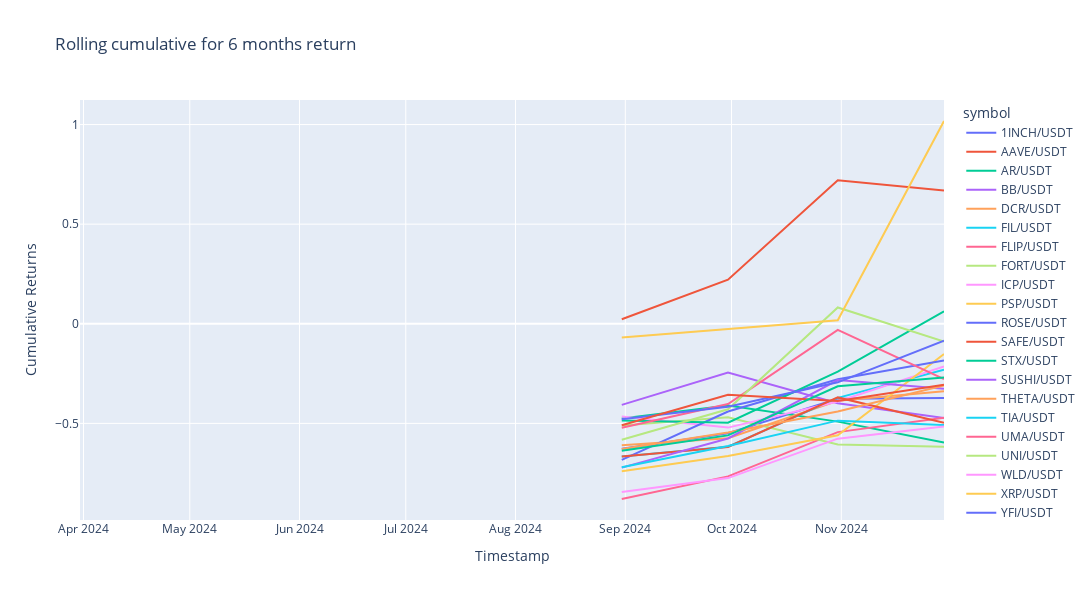

The notebook cell this image was saved under:
### Code cell
# Show cumulative return from past 6 months
fig = px.line(past_cum_return_df, x=past_cum_return_df.index, y=past_cum_return_df.columns, title="Rolling cumulative for 6 months return")
fig.update_layout(width=1200, height=600, xaxis_title="Timestamp", yaxis_title="Cumulative Returns")
fig.show()

### Figure 1 — Plotly figure (JSON) as saved in the notebook; plotly's stock layout.template omitted (floating-point values rounded to 4 significant figures)
{"data": [{"hovertemplate": "symbol=1INCH/USDT<br>timestamp=%{x}<br>value=%{y}<extra></extra>", "legendgroup": "1INCH/USDT", "line": {"color": "#636efa", "dash": "solid"}, "marker": {"symbol": "circle"}, "mode": "lines", "name": "1INCH/USDT", "orientation": "v", "showlegend": true, "type": "scatter", "x": ["2024-03-31T00:00:00+00:00", "2024-04-30T00:00:00+00:00", "2024-05-31T00:00:00+00:00", "2024-06-30T00:00:00+00:00", "2024-07-31T00:00:00+00:00", "2024-08-31T00:00:00+00:00", "2024-09-30T00:00:00+00:00", "2024-10-31T00:00:00+00:00", "2024-11-30T00:00:00+00:00"], "xaxis": "x", "y": [null, null, null, null, null, -0.6277, -0.5495, -0.3759, -0.372], "yaxis": "y"}, {"hovertemplate": "symbol=AAVE/USDT<br>timestamp=%{x}<br>value=%{y}<extra></extra>", "legendgroup": "AAVE/USDT", "line": {"color": "#EF553B", "dash": "solid"}, "marker": {"symbol": "circle"}, "mode": "lines", "name": "AAVE/USDT", "orientation": "v", "showlegend": true, "type": "scatter", "x": ["2024-03-31T00:00:00+00:00", "2024-04-30T00:00:00+00:00", "2024-05-31T00:00:00+00:00", "2024-06-30T00:00:00+00:00", "2024-07-31T00:00:00+00:00", "2024-08-31T00:00:00+00:00", "2024-09-30T00:00:00+00:00", "2024-10-31T00:00:00+00:00", "2024-11-30T00:00:00+00:00"], "xaxis": "x", "y": [null, null, null, null, null, 0.02293, 0.221, 0.7208, 0.669], "yaxis": "y"}, {"hovertemplate": "symbol=AR/USDT<br>timestamp=%{x}<br>value=%{y}<extra></extra>", "legendgroup": "AR/USDT", "line": {"color": "#00cc96", "dash": "solid"}, "marker": {"symbol": "circle"}, "mode": "lines", "name": "AR/USDT", "orientation": "v", "showlegend": true, "type": "scatter", "x": ["2024-03-31T00:00:00+00:00", "2024-04-30T00:00:00+00:00", "2024-05-31T00:00:00+00:00", "2024-06-30T00:00:00+00:00", "2024-07-31T00:00:00+00:00", "2024-08-31T00:00:00+00:00", "2024-09-30T00:00:00+00:00", "2024-10-31T00:00:00+00:00", "2024-11-30T00:00:00+00:00"], "xaxis": "x", "y": [null, null, null, null, null, -0.4752, -0.4101, -0.4911, -0.5957], "yaxis": "y"}, {"hovertemplate": "symbol=BB/USDT<br>timestamp=%{x}<br>value=%{y}<extra></extra>", "legendgroup": "BB/USDT", "line": {"color": "#ab63fa", "dash": "solid"}, "marker": {"symbol": "circle"}, "mode": "lines", "name": "BB/USDT", "orientation": "v", "showlegend": true, "type": "scatter", "x": ["2024-03-31T00:00:00+00:00", "2024-04-30T00:00:00+00:00", "2024-05-31T00:00:00+00:00", "2024-06-30T00:00:00+00:00", "2024-07-31T00:00:00+00:00", "2024-08-31T00:00:00+00:00", "2024-09-30T00:00:00+00:00", "2024-10-31T00:00:00+00:00", "2024-11-30T00:00:00+00:00"], "xaxis": "x", "y": [null, null, null, null, null, -0.407, -0.2449, -0.399, -0.4732], "yaxis": "y"}, {"hovertemplate": "symbol=DCR/USDT<br>timestamp=%{x}<br>value=%{y}<extra></extra>", "legendgroup": "DCR/USDT", "line": {"color": "#FFA15A", "dash": "solid"}, "marker": {"symbol": "circle"}, "mode": "lines", "name": "DCR/USDT", "orientation": "v", "showlegend": true, "type": "scatter", "x": ["2024-03-31T00:00:00+00:00", "2024-04-30T00:00:00+00:00", "2024-05-31T00:00:00+00:00", "2024-06-30T00:00:00+00:00", "2024-07-31T00:00:00+00:00", "2024-08-31T00:00:00+00:00", "2024-09-30T00:00:00+00:00", "2024-10-31T00:00:00+00:00", "2024-11-30T00:00:00+00:00"], "xaxis": "x", "y": [null, null, null, null, null, -0.61, -0.5743, -0.386, -0.3393], "yaxis": "y"}, {"hovertemplate": "symbol=FIL/USDT<br>timestamp=%{x}<br>value=%{y}<extra></extra>", "legendgroup": "FIL/USDT", "line": {"color": "#19d3f3", "dash": "solid"}, "marker": {"symbol": "circle"}, "mode": "lines", "name": "FIL/USDT", "orientation": "v", "showlegend": true, "type": "scatter", "x": ["2024-03-31T00:00:00+00:00", "2024-04-30T00:00:00+00:00", "2024-05-31T00:00:00+00:00", "2024-06-30T00:00:00+00:00", "2024-07-31T00:00:00+00:00", "2024-08-31T00:00:00+00:00", "2024-09-30T00:00:00+00:00", "2024-10-31T00:00:00+00:00", "2024-11-30T00:00:00+00:00"], "xaxis": "x", "y": [null, null, null, null, null, -0.6658, -0.6172, -0.372, -0.2307], "yaxis": "y"}, {"hovertemplate": "symbol=FLIP/USDT<br>timestamp=%{x}<br>value=%{y}<extra></extra>", "legendgroup": "FLIP/USDT", "line": {"color": "#FF6692", "dash": "solid"}, "marker": {"symbol": "circle"}, "mode": "lines", "name": "FLIP/USDT", "orientation": "v", "showlegend": true, "type": "scatter", "x": ["2024-03-31T00:00:00+00:00", "2024-04-30T00:00:00+00:00", "2024-05-31T00:00:00+00:00", "2024-06-30T00:00:00+00:00", "2024-07-31T00:00:00+00:00", "2024-08-31T00:00:00+00:00", "2024-09-30T00:00:00+00:00", "2024-10-31T00:00:00+00:00", "2024-11-30T00:00:00+00:00"], "xaxis": "x", "y": [null, null, null, null, null, -0.8795, -0.7661, -0.5439, -0.4716], "yaxis": "y"}, {"hovertemplate": "symbol=FORT/USDT<br>timestamp=%{x}<br>value=%{y}<extra></extra>", "legendgroup": "FORT/USDT", "line": {"color": "#B6E880", "dash": "solid"}, "marker": {"symbol": "circle"}, "mode": "lines", "name": "FORT/USDT", "orientation": "v", "showlegend": true, "type": "scatter", "x": ["2024-03-31T00:00:00+00:00", "2024-04-30T00:00:00+00:00", "2024-05-31T00:00:00+00:00", "2024-06-30T00:00:00+00:00", "2024-07-31T00:00:00+00:00", "2024-08-31T00:00:00+00:00", "2024-09-30T00:00:00+00:00", "2024-10-31T00:00:00+00:00", "2024-11-30T00:00:00+00:00"], "xaxis": "x", "y": [null, null, null, null, null, -0.5102, -0.4689, -0.6063, -0.617], "yaxis": "y"}, {"hovertemplate": "symbol=ICP/USDT<br>timestamp=%{x}<br>value=%{y}<extra></extra>", "legendgroup": "ICP/USDT", "line": {"color": "#FF97FF", "dash": "solid"}, "marker": {"symbol": "circle"}, "mode": "lines", "name": "ICP/USDT", "orientation": "v", "showlegend": true, "type": "scatter", "x": ["2024-03-31T00:00:00+00:00", "2024-04-30T00:00:00+00:00", "2024-05-31T00:00:00+00:00", "2024-06-30T00:00:00+00:00", "2024-07-31T00:00:00+00:00", "2024-08-31T00:00:00+00:00", "2024-09-30T00:00:00+00:00", "2024-10-31T00:00:00+00:00", "2024-11-30T00:00:00+00:00"], "xaxis": "x", "y": [null, null, null, null, null, -0.4655, -0.5212, -0.3898, -0.2145], "yaxis": "y"}, {"hovertemplate": "symbol=PSP/USDT<br>timestamp=%{x}<br>value=%{y}<extra></extra>", "legendgroup": "PSP/USDT", "line": {"color": "#FECB52", "dash": "solid"}, "marker": {"symbol": "circle"}, "mode": "lines", "name": "PSP/USDT", "orientation": "v", "showlegend": true, "type": "scatter", "x": ["2024-03-31T00:00:00+00:00", "2024-04-30T00:00:00+00:00", "2024-05-31T00:00:00+00:00", "2024-06-30T00:00:00+00:00", "2024-07-31T00:00:00+00:00", "2024-08-31T00:00:00+00:00", "2024-09-30T00:00:00+00:00", "2024-10-31T00:00:00+00:00", "2024-11-30T00:00:00+00:00"], "xaxis": "x", "y": [null, null, null, null, null, -0.7399, -0.6635, -0.5593, -0.1516], "yaxis": "y"}, {"hovertemplate": "symbol=ROSE/USDT<br>timestamp=%{x}<br>value=%{y}<extra></extra>", "legendgroup": "ROSE/USDT", "line": {"color": "#636efa", "dash": "solid"}, "marker": {"symbol": "circle"}, "mode": "lines", "name": "ROSE/USDT", "orientation": "v", "showlegend": true, "type": "scatter", "x": ["2024-03-31T00:00:00+00:00", "2024-04-30T00:00:00+00:00", "2024-05-31T00:00:00+00:00", "2024-06-30T00:00:00+00:00", "2024-07-31T00:00:00+00:00", "2024-08-31T00:00:00+00:00", "2024-09-30T00:00:00+00:00", "2024-10-31T00:00:00+00:00", "2024-11-30T00:00:00+00:00"], "xaxis": "x", "y": [null, null, null, null, null, -0.6835, -0.4404, -0.2787, -0.184], "yaxis": "y"}, {"hovertemplate": "symbol=SAFE/USDT<br>timestamp=%{x}<br>value=%{y}<extra></extra>", "legendgroup": "SAFE/USDT", "line": {"color": "#EF553B", "dash": "solid"}, "marker": {"symbol": "circle"}, "mode": "lines", "name": "SAFE/USDT", "orientation": "v", "showlegend": true, "type": "scatter", "x": ["2024-03-31T00:00:00+00:00", "2024-04-30T00:00:00+00:00", "2024-05-31T00:00:00+00:00", "2024-06-30T00:00:00+00:00", "2024-07-31T00:00:00+00:00", "2024-08-31T00:00:00+00:00", "2024-09-30T00:00:00+00:00", "2024-10-31T00:00:00+00:00", "2024-11-30T00:00:00+00:00"], "xaxis": "x", "y": [null, null, null, null, null, -0.6661, -0.6186, -0.3696, -0.4963], "yaxis": "y"}, {"hovertemplate": "symbol=STX/USDT<br>timestamp=%{x}<br>value=%{y}<extra></extra>", "legendgroup": "STX/USDT", "line": {"color": "#00cc96", "dash": "solid"}, "marker": {"symbol": "circle"}, "mode": "lines", "name": "STX/USDT", "orientation": "v", "showlegend": true, "type": "scatter", "x": ["2024-03-31T00:00:00+00:00", "2024-04-30T00:00:00+00:00", "2024-05-31T00:00:00+00:00", "2024-06-30T00:00:00+00:00", "2024-07-31T00:00:00+00:00", "2024-08-31T00:00:00+00:00", "2024-09-30T00:00:00+00:00", "2024-10-31T00:00:00+00:00", "2024-11-30T00:00:00+00:00"], "xaxis": "x", "y": [null, null, null, null, null, -0.4861, -0.4967, -0.2402, 0.06237], "yaxis": "y"}, {"hovertemplate": "symbol=SUSHI/USDT<br>timestamp=%{x}<br>value=%{y}<extra></extra>", "legendgroup": "SUSHI/USDT", "line": {"color": "#ab63fa", "dash": "solid"}, "marker": {"symbol": "circle"}, "mode": "lines", "name": "SUSHI/USDT", "orientation": "v", "showlegend": true, "type": "scatter", "x": ["2024-03-31T00:00:00+00:00", "2024-04-30T00:00:00+00:00", "2024-05-31T00:00:00+00:00", "2024-06-30T00:00:00+00:00", "2024-07-31T00:00:00+00:00", "2024-08-31T00:00:00+00:00", "2024-09-30T00:00:00+00:00", "2024-10-31T00:00:00+00:00", "2024-11-30T00:00:00+00:00"], "xaxis": "x", "y": [null, null, null, null, null, -0.722, -0.5757, -0.2823, -0.3262], "yaxis": "y"}, {"hovertemplate": "symbol=THETA/USDT<br>timestamp=%{x}<br>value=%{y}<extra></extra>", "legendgroup": "THETA/USDT", "line": {"color": "#FFA15A", "dash": "solid"}, "marker": {"symbol": "circle"}, "mode": "lines", "name": "THETA/USDT", "orientation": "v", "showlegend": true, "type": "scatter", "x": ["2024-03-31T00:00:00+00:00", "2024-04-30T00:00:00+00:00", "2024-05-31T00:00:00+00:00", "2024-06-30T00:00:00+00:00", "2024-07-31T00:00:00+00:00", "2024-08-31T00:00:00+00:00", "2024-09-30T00:00:00+00:00", "2024-10-31T00:00:00+00:00", "2024-11-30T00:00:00+00:00"], "xaxis": "x", "y": [null, null, null, null, null, -0.6282, -0.5457, -0.4401, -0.3097], "yaxis": "y"}, {"hovertemplate": "symbol=TIA/USDT<br>timestamp=%{x}<br>value=%{y}<extra></extra>", "legendgroup": "TIA/USDT", "line": {"color": "#19d3f3", "dash": "solid"}, "marker": {"symbol": "circle"}, "mode": "lines", "name": "TIA/USDT", "orientation": "v", "showlegend": true, "type": "scatter", "x": ["2024-03-31T00:00:00+00:00", "2024-04-30T00:00:00+00:00", "2024-05-31T00:00:00+00:00", "2024-06-30T00:00:00+00:00", "2024-07-31T00:00:00+00:00", "2024-08-31T00:00:00+00:00", "2024-09-30T00:00:00+00:00", "2024-10-31T00:00:00+00:00", "2024-11-30T00:00:00+00:00"], "xaxis": "x", "y": [null, null, null, null, null, -0.7202, -0.6137, -0.4863, -0.5085], "yaxis": "y"}, {"hovertemplate": "symbol=UMA/USDT<br>timestamp=%{x}<br>value=%{y}<extra></extra>", "legendgroup": "UMA/USDT", "line": {"color": "#FF6692", "dash": "solid"}, "marker": {"symbol": "circle"}, "mode": "lines", "name": "UMA/USDT", "orientation": "v", "showlegend": true, "type": "scatter", "x": ["2024-03-31T00:00:00+00:00", "2024-04-30T00:00:00+00:00", "2024-05-31T00:00:00+00:00", "2024-06-30T00:00:00+00:00", "2024-07-31T00:00:00+00:00", "2024-08-31T00:00:00+00:00", "2024-09-30T00:00:00+00:00", "2024-10-31T00:00:00+00:00", "2024-11-30T00:00:00+00:00"], "xaxis": "x", "y": [null, null, null, null, null, -0.5214, -0.4029, -0.03022, -0.2776], "yaxis": "y"}, {"hovertemplate": "symbol=UNI/USDT<br>timestamp=%{x}<br>value=%{y}<extra></extra>", "legendgroup": "UNI/USDT", "line": {"color": "#B6E880", "dash": "solid"}, "marker": {"symbol": "circle"}, "mode": "lines", "name": "UNI/USDT", "orientation": "v", "showlegend": true, "type": "scatter", "x": ["2024-03-31T00:00:00+00:00", "2024-04-30T00:00:00+00:00", "2024-05-31T00:00:00+00:00", "2024-06-30T00:00:00+00:00", "2024-07-31T00:00:00+00:00", "2024-08-31T00:00:00+00:00", "2024-09-30T00:00:00+00:00", "2024-10-31T00:00:00+00:00", "2024-11-30T00:00:00+00:00"], "xaxis": "x", "y": [null, null, null, null, null, -0.582, -0.429, 0.08204, -0.08873], "yaxis": "y"}, {"hovertemplate": "symbol=WLD/USDT<br>timestamp=%{x}<br>value=%{y}<extra></extra>", "legendgroup": "WLD/USDT", "line": {"color": "#FF97FF", "dash": "solid"}, "marker": {"symbol": "circle"}, "mode": "lines", "name": "WLD/USDT", "orientation": "v", "showlegend": true, "type": "scatter", "x": ["2024-03-31T00:00:00+00:00", "2024-04-30T00:00:00+00:00", "2024-05-31T00:00:00+00:00", "2024-06-30T00:00:00+00:00", "2024-07-31T00:00:00+00:00", "2024-08-31T00:00:00+00:00", "2024-09-30T00:00:00+00:00", "2024-10-31T00:00:00+00:00", "2024-11-30T00:00:00+00:00"], "xaxis": "x", "y": [null, null, null, null, null, -0.8439, -0.7745, -0.5766, -0.5152], "yaxis": "y"}, {"hovertemplate": "symbol=XRP/USDT<br>timestamp=%{x}<br>value=%{y}<extra></extra>", "legendgroup": "XRP/USDT", "line": {"color": "#FECB52", "dash": "solid"}, "marker": {"symbol": "circle"}, "mode": "lines", "name": "XRP/USDT", "orientation": "v", "showlegend": true, "type": "scatter", "x": ["2024-03-31T00:00:00+00:00", "2024-04-30T00:00:00+00:00", "2024-05-31T00:00:00+00:00", "2024-06-30T00:00:00+00:00", "2024-07-31T00:00:00+00:00", "2024-08-31T00:00:00+00:00", "2024-09-30T00:00:00+00:00", "2024-10-31T00:00:00+00:00", "2024-11-30T00:00:00+00:00"], "xaxis": "x", "y": [null, null, null, null, null, -0.0689, -0.02814, 0.01757, 1.018], "yaxis": "y"}, {"hovertemplate": "symbol=YFI/USDT<br>timestamp=%{x}<br>value=%{y}<extra></extra>", "legendgroup": "YFI/USDT", "line": {"color": "#636efa", "dash": "solid"}, "marker": {"symbol": "circle"}, "mode": "lines", "name": "YFI/USDT", "orientation": "v", "showlegend": true, "type": "scatter", "x": ["2024-03-31T00:00:00+00:00", "2024-04-30T00:00:00+00:00", "2024-05-31T00:00:00+00:00", "2024-06-30T00:00:00+00:00", "2024-07-31T00:00:00+00:00", "2024-08-31T00:00:00+00:00", "2024-09-30T00:00:00+00:00", "2024-10-31T00:00:00+00:00", "2024-11-30T00:00:00+00:00"], "xaxis": "x", "y": [null, null, null, null, null, -0.4789, -0.4168, -0.294, -0.0849], "yaxis": "y"}, {"hovertemplate": "symbol=ZK/USDT<br>timestamp=%{x}<br>value=%{y}<extra></extra>", "legendgroup": "ZK/USDT", "line": {"color": "#EF553B", "dash": "solid"}, "marker": {"symbol": "circle"}, "mode": "lines", "name": "ZK/USDT", "orientation": "v", "showlegend": true, "type": "scatter", "x": ["2024-03-31T00:00:00+00:00", "2024-04-30T00:00:00+00:00", "2024-05-31T00:00:00+00:00", "2024-06-30T00:00:00+00:00", "2024-07-31T00:00:00+00:00", "2024-08-31T00:00:00+00:00", "2024-09-30T00:00:00+00:00", "2024-10-31T00:00:00+00:00", "2024-11-30T00:00:00+00:00"], "xaxis": "x", "y": [null, null, null, null, null, -0.5092, -0.356, -0.3871, -0.3055], "yaxis": "y"}, {"hovertemplate": "symbol=ZRX/USDT<br>timestamp=%{x}<br>value=%{y}<extra></extra>", "legendgroup": "ZRX/USDT", "line": {"color": "#00cc96", "dash": "solid"}, "marker": {"symbol": "circle"}, "mode": "lines", "name": "ZRX/USDT", "orientation": "v", "showlegend": true, "type": "scatter", "x": ["2024-03-31T00:00:00+00:00", "2024-04-30T00:00:00+00:00", "2024-05-31T00:00:00+00:00", "2024-06-30T00:00:00+00:00", "2024-07-31T00:00:00+00:00", "2024-08-31T00:00:00+00:00", "2024-09-30T00:00:00+00:00", "2024-10-31T00:00:00+00:00", "2024-11-30T00:00:00+00:00"], "xaxis": "x", "y": [null, null, null, null, null, -0.6371, -0.5601, -0.3137, -0.2695], "yaxis": "y"}], "layout": {"height": 600, "legend": {"title": {"text": "symbol"}, "tracegroupgap": 0}, "title": {"text": "Rolling cumulative for 6 months return"}, "width": 1200, "xaxis": {"anchor": "y", "domain": [0, 1], "title": {"text": "Timestamp"}}, "yaxis": {"anchor": "x", "domain": [0, 1], "title": {"text": "Cumulative Returns"}}}}
